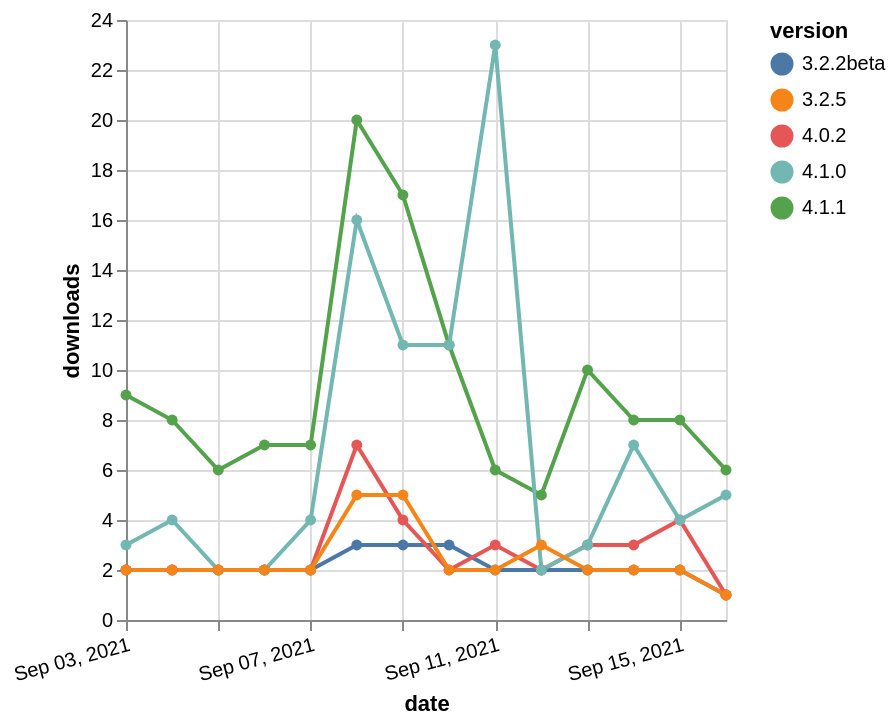

The specification (Vega-Lite) saved for this image:
### Vega-Lite specification from a JSON file in a GitHub repository (floating-point values rounded to 4 significant figures)
{"$schema": "https://vega.github.io/schema/vega-lite/v5.json", "description": "A simple bar chart with embedded data.", "data": {"values": [{"date": "2021-09-03", "total": 1906, "delta": 9, "version": "4.1.1"}, {"date": "2021-09-04", "total": 1914, "delta": 8, "version": "4.1.1"}, {"date": "2021-09-05", "total": 1920, "delta": 6, "version": "4.1.1"}, {"date": "2021-09-06", "total": 1927, "delta": 7, "version": "4.1.1"}, {"date": "2021-09-07", "total": 1934, "delta": 7, "version": "4.1.1"}, {"date": "2021-09-08", "total": 1954, "delta": 20, "version": "4.1.1"}, {"date": "2021-09-09", "total": 1971, "delta": 17, "version": "4.1.1"}, {"date": "2021-09-10", "total": 1982, "delta": 11, "version": "4.1.1"}, {"date": "2021-09-11", "total": 1988, "delta": 6, "version": "4.1.1"}, {"date": "2021-09-12", "total": 1993, "delta": 5, "version": "4.1.1"}, {"date": "2021-09-13", "total": 2003, "delta": 10, "version": "4.1.1"}, {"date": "2021-09-14", "total": 2011, "delta": 8, "version": "4.1.1"}, {"date": "2021-09-15", "total": 2019, "delta": 8, "version": "4.1.1"}, {"date": "2021-09-16", "total": 2025, "delta": 6, "version": "4.1.1"}, {"date": "2021-09-03", "total": 2636, "delta": 2, "version": "3.2.2beta"}, {"date": "2021-09-04", "total": 2638, "delta": 2, "version": "3.2.2beta"}, {"date": "2021-09-05", "total": 2640, "delta": 2, "version": "3.2.2beta"}, {"date": "2021-09-06", "total": 2642, "delta": 2, "version": "3.2.2beta"}, {"date": "2021-09-07", "total": 2644, "delta": 2, "version": "3.2.2beta"}, {"date": "2021-09-08", "total": 2647, "delta": 3, "version": "3.2.2beta"}, {"date": "2021-09-09", "total": 2650, "delta": 3, "version": "3.2.2beta"}, {"date": "2021-09-10", "total": 2653, "delta": 3, "version": "3.2.2beta"}, {"date": "2021-09-11", "total": 2655, "delta": 2, "version": "3.2.2beta"}, {"date": "2021-09-12", "total": 2657, "delta": 2, "version": "3.2.2beta"}, {"date": "2021-09-13", "total": 2659, "delta": 2, "version": "3.2.2beta"}, {"date": "2021-09-14", "total": 2661, "delta": 2, "version": "3.2.2beta"}, {"date": "2021-09-15", "total": 2663, "delta": 2, "version": "3.2.2beta"}, {"date": "2021-09-16", "total": 2664, "delta": 1, "version": "3.2.2beta"}, {"date": "2021-09-03", "total": 4336, "delta": 2, "version": "4.0.2"}, {"date": "2021-09-04", "total": 4338, "delta": 2, "version": "4.0.2"}, {"date": "2021-09-05", "total": 4340, "delta": 2, "version": "4.0.2"}, {"date": "2021-09-06", "total": 4342, "delta": 2, "version": "4.0.2"}, {"date": "2021-09-07", "total": 4344, "delta": 2, "version": "4.0.2"}, {"date": "2021-09-08", "total": 4351, "delta": 7, "version": "4.0.2"}, {"date": "2021-09-09", "total": 4355, "delta": 4, "version": "4.0.2"}, {"date": "2021-09-10", "total": 4357, "delta": 2, "version": "4.0.2"}, {"date": "2021-09-11", "total": 4360, "delta": 3, "version": "4.0.2"}, {"date": "2021-09-12", "total": 4362, "delta": 2, "version": "4.0.2"}, {"date": "2021-09-13", "total": 4365, "delta": 3, "version": "4.0.2"}, {"date": "2021-09-14", "total": 4368, "delta": 3, "version": "4.0.2"}, {"date": "2021-09-15", "total": 4372, "delta": 4, "version": "4.0.2"}, {"date": "2021-09-16", "total": 4373, "delta": 1, "version": "4.0.2"}, {"date": "2021-09-03", "total": 3612, "delta": 3, "version": "4.1.0"}, {"date": "2021-09-04", "total": 3616, "delta": 4, "version": "4.1.0"}, {"date": "2021-09-05", "total": 3618, "delta": 2, "version": "4.1.0"}, {"date": "2021-09-06", "total": 3620, "delta": 2, "version": "4.1.0"}, {"date": "2021-09-07", "total": 3624, "delta": 4, "version": "4.1.0"}, {"date": "2021-09-08", "total": 3640, "delta": 16, "version": "4.1.0"}, {"date": "2021-09-09", "total": 3651, "delta": 11, "version": "4.1.0"}, {"date": "2021-09-10", "total": 3662, "delta": 11, "version": "4.1.0"}, {"date": "2021-09-11", "total": 3685, "delta": 23, "version": "4.1.0"}, {"date": "2021-09-12", "total": 3687, "delta": 2, "version": "4.1.0"}, {"date": "2021-09-13", "total": 3690, "delta": 3, "version": "4.1.0"}, {"date": "2021-09-14", "total": 3697, "delta": 7, "version": "4.1.0"}, {"date": "2021-09-15", "total": 3701, "delta": 4, "version": "4.1.0"}, {"date": "2021-09-16", "total": 3706, "delta": 5, "version": "4.1.0"}, {"date": "2021-09-03", "total": 3866, "delta": 2, "version": "3.2.5"}, {"date": "2021-09-04", "total": 3868, "delta": 2, "version": "3.2.5"}, {"date": "2021-09-05", "total": 3870, "delta": 2, "version": "3.2.5"}, {"date": "2021-09-06", "total": 3872, "delta": 2, "version": "3.2.5"}, {"date": "2021-09-07", "total": 3874, "delta": 2, "version": "3.2.5"}, {"date": "2021-09-08", "total": 3879, "delta": 5, "version": "3.2.5"}, {"date": "2021-09-09", "total": 3884, "delta": 5, "version": "3.2.5"}, {"date": "2021-09-10", "total": 3886, "delta": 2, "version": "3.2.5"}, {"date": "2021-09-11", "total": 3888, "delta": 2, "version": "3.2.5"}, {"date": "2021-09-12", "total": 3891, "delta": 3, "version": "3.2.5"}, {"date": "2021-09-13", "total": 3893, "delta": 2, "version": "3.2.5"}, {"date": "2021-09-14", "total": 3895, "delta": 2, "version": "3.2.5"}, {"date": "2021-09-15", "total": 3897, "delta": 2, "version": "3.2.5"}, {"date": "2021-09-16", "total": 3898, "delta": 1, "version": "3.2.5"}]}, "width": "container", "mark": {"type": "line", "point": {"filled": true}}, "encoding": {"x": {"field": "date", "type": "temporal", "timeUnit": "yearmonthdate", "title": "date", "axis": {"labelAngle": -15}}, "y": {"field": "delta", "type": "quantitative", "title": "downloads"}, "color": {"field": "version", "type": "nominal"}, "tooltip": {"field": "delta"}}}
